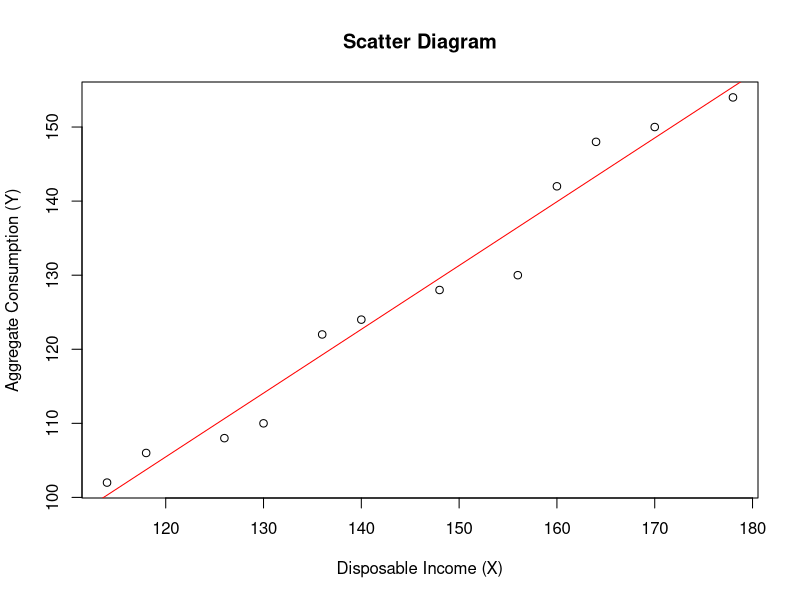

Write R code to recreate this figure.
# Data
year <- 2012:2023
Y <- c(102, 106, 108, 110, 122, 124, 128, 130, 142, 148, 150, 154)
X <- c(114, 118, 126, 130, 136, 140, 148, 156, 160, 164, 170, 178)

# Combine data into a data frame
data <- data.frame(year, Y, X)

# Number of observations
n <- length(Y)

# Calculate sums
sum_X <- sum(X)
sum_Y <- sum(Y)
sum_XY <- sum(X * Y)
sum_X2 <- sum(X^2)

# Calculate slope (beta1)
beta1 <- (n * sum_XY - sum_X * sum_Y) / (n * sum_X2 - sum_X^2)

# Calculate intercept (beta0)
beta0 <- (sum_Y - beta1 * sum_X) / n

# Print the coefficients
beta0
beta1

# Plot scatter diagram
plot(X, Y, xlab = "Disposable Income (X)", ylab = "Aggregate Consumption (Y)", main = "Scatter Diagram")

# Add regression line
abline(beta0, beta1, col = "red")

# Fit the regression model
model <- lm(Y ~ X)

# Compute residuals
residuals <- residuals(model)

# Compute mean squared error (MSE)
MSE <- sum(residuals^2) / (n - 2)

# Compute variances
s_u2 <- MSE
s_beta02 <- MSE * (1/n + (mean(X)^2) / (n * sum((X - mean(X))^2)))
s_beta12 <- MSE / sum((X - mean(X))^2)

# Print variances
s_u2
s_beta02
s_beta12
